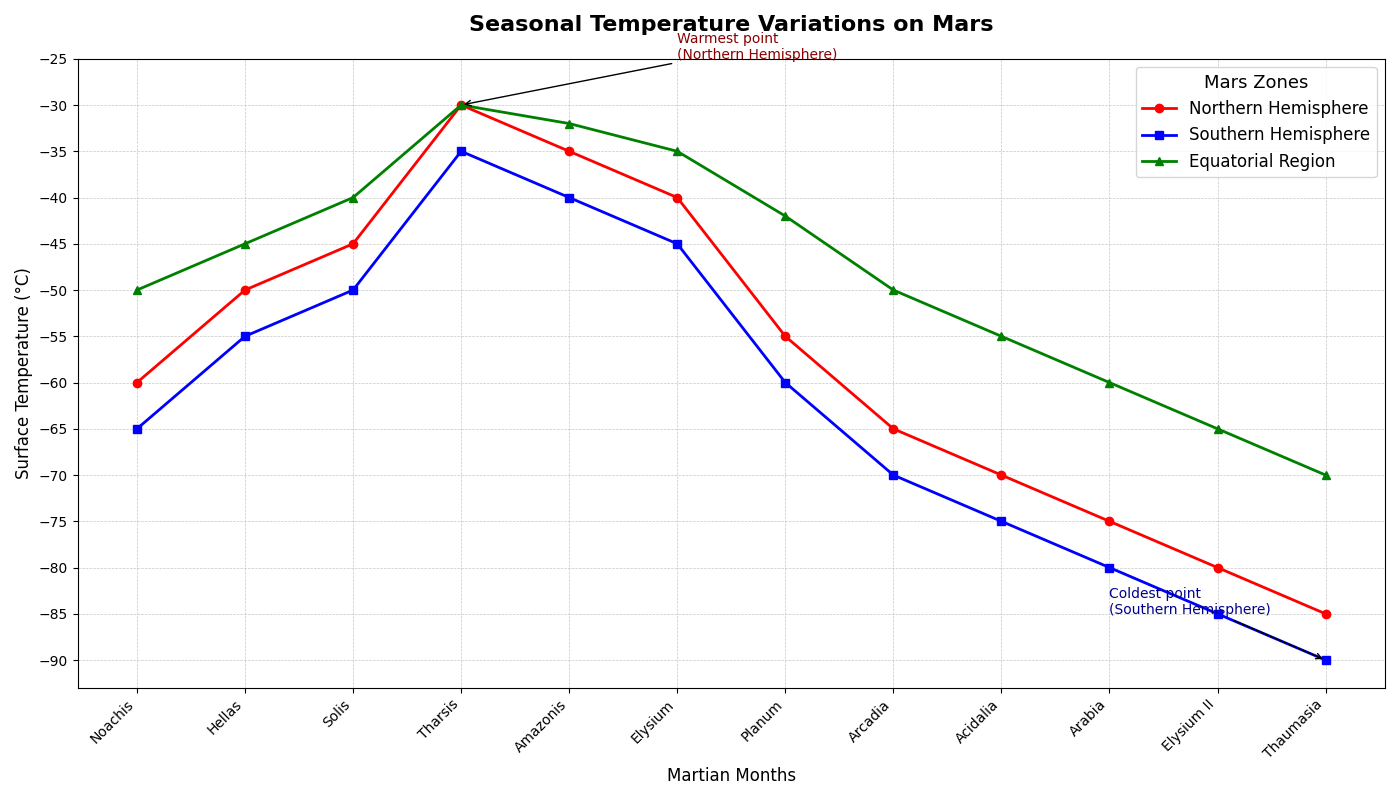

The script that drew this image:
import matplotlib.pyplot as plt
import numpy as np

# Backstory:
# The chart below shows the temperature variations on Mars during different months
# of its year. The data mimics how surface temperatures change across seasons
# from January (which corresponds to the Martian month Noachis) to December (Martian month Thaumasia).

# Martian months and corresponding simulated temperature data (in degrees Celsius)
months = np.array(['Noachis', 'Hellas', 'Solis', 'Tharsis', 'Amazonis', 'Elysium', 'Planum', 'Arcadia', 'Acidalia', 'Arabia', 'Elysium II', 'Thaumasia'])
mars_day = np.linspace(1, 12, num=12)  # Mars year divided into 12 equal months for simplicity

# Surface temperature data (constructed artificially)
north_temp = np.array([-60, -50, -45, -30, -35, -40, -55, -65, -70, -75, -80, -85])
south_temp = np.array([-65, -55, -50, -35, -40, -45, -60, -70, -75, -80, -85, -90])
equator_temp = np.array([-50, -45, -40, -30, -32, -35, -42, -50, -55, -60, -65, -70])

# Define the figure and axis
fig, ax = plt.subplots(figsize=(14, 8))

# Plot line charts for each zone
ax.plot(mars_day, north_temp, marker='o', color='r', label='Northern Hemisphere', linewidth=2)  # Northern Hemisphere
ax.plot(mars_day, south_temp, marker='s', color='b', label='Southern Hemisphere', linewidth=2)  # Southern Hemisphere
ax.plot(mars_day, equator_temp, marker='^', color='g', label='Equatorial Region', linewidth=2)   # Equatorial Region

# Add titles and labels for the axes
ax.set_title("Seasonal Temperature Variations on Mars", fontsize=16, fontweight='bold', pad=20)
ax.set_xlabel("Martian Months", fontsize=12)
ax.set_ylabel("Surface Temperature (°C)", fontsize=12)

# Set x-tick labels to Martian months
ax.set_xticks(mars_day)
ax.set_xticklabels(months, rotation=45, ha='right')

# Customize y-ticks
ax.set_yticks(np.arange(-90, -20, 5))

# Add gridlines for better readability
ax.grid(which='both', linestyle='--', linewidth=0.5, alpha=0.7)

# Add a legend
ax.legend(loc='upper right', fontsize=12, title='Mars Zones', title_fontsize='13', frameon=True)

# Annotations for critical points
ax.annotate('Warmest point\n(Northern Hemisphere)', xy=(4, -30), xytext=(6, -25),
             arrowprops=dict(facecolor='black', arrowstyle='->'), fontsize=10, color='darkred')
ax.annotate('Coldest point\n(Southern Hemisphere)', xy=(12, -90), xytext=(10, -85),
             arrowprops=dict(facecolor='black', arrowstyle='->'), fontsize=10, color='darkblue')

# Ensuring a tight layout
plt.tight_layout()

# Display the plot
plt.show()
